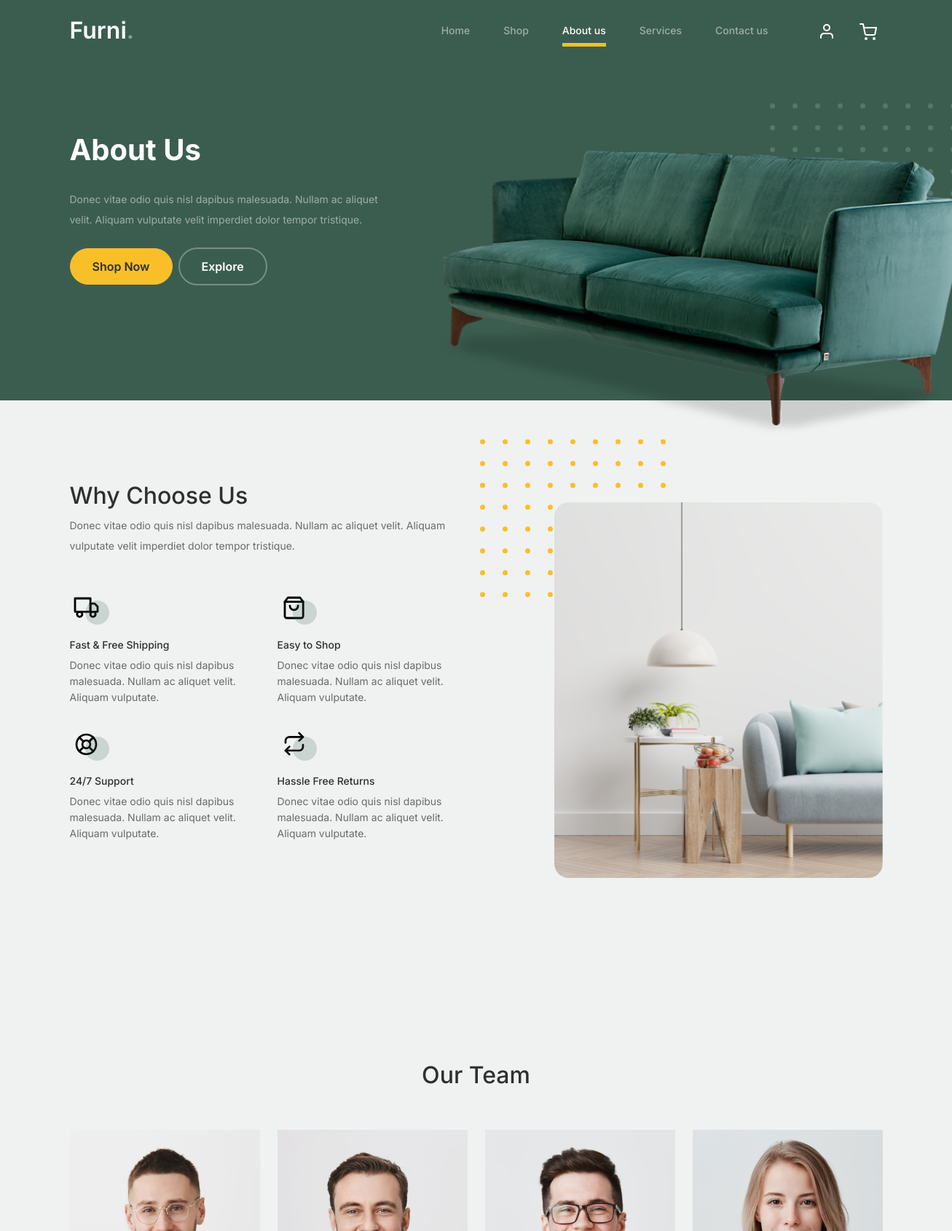
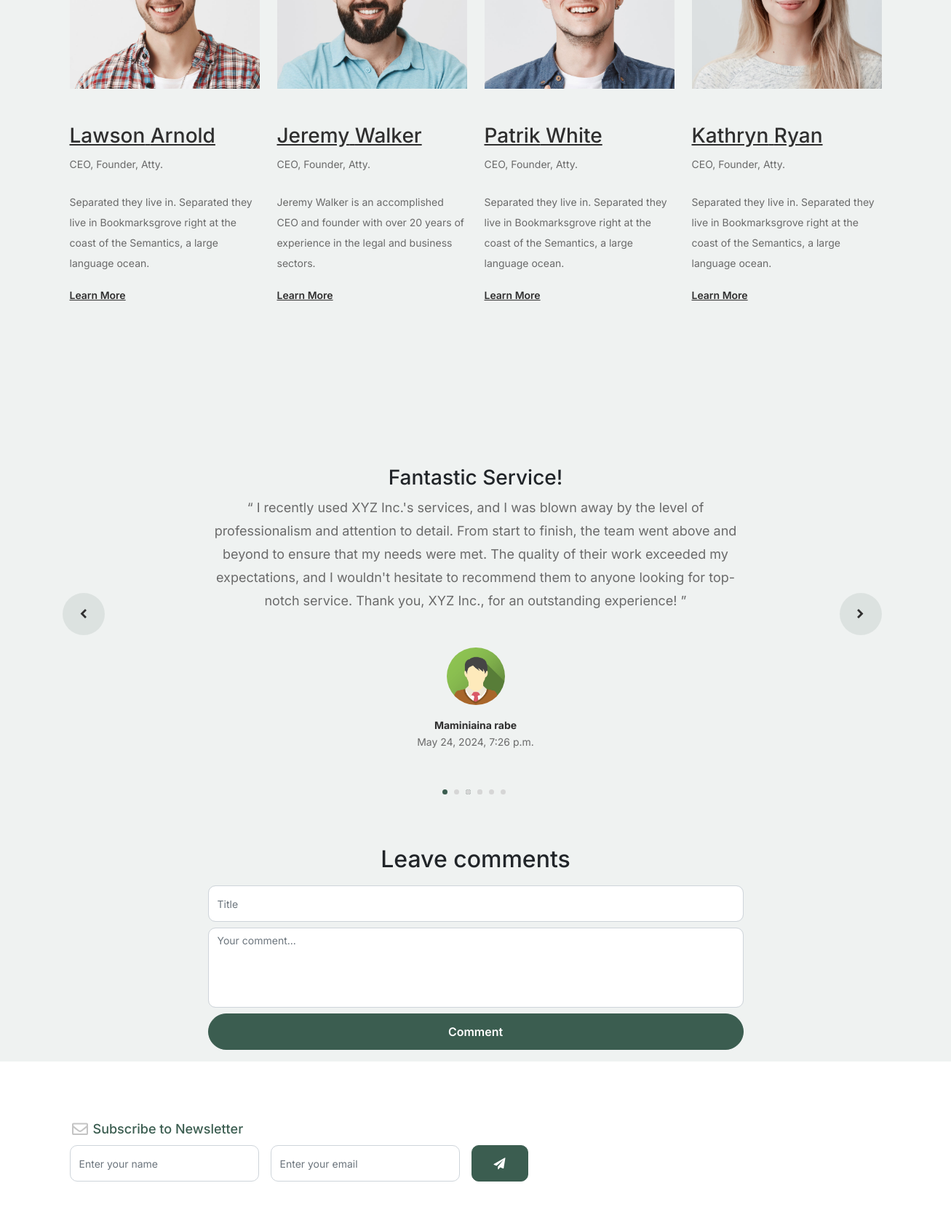
The page /about/ (signed in, upper part) on the database its author committed (2 pictures, top to bottom).
### about/models.py (models this page shows, shortened)
class Testimonials(models.Model):
    user = models.ForeignKey(Account, on_delete=models.CASCADE)
    title = models.CharField(max_length=50, blank=True)
    content = models.TextField(max_length=500)
    created_at = models.DateTimeField(auto_now_add=True)
    ip = models.CharField(max_length=20, blank=True)
    is_active = models.BooleanField(default=True)
    class Meta:
        verbose_name_plural = 'Testimonials'

### accounts/models.py (models this page shows, shortened)
class UserProfile(models.Model):
    user = models.OneToOneField(Account, on_delete=models.CASCADE)
    address_line_1 = models.CharField(max_length=100, blank=True)
    address_line_2 = models.CharField(max_length=100, blank=True)
    profile_picture = models.ImageField(blank=True, upload_to='userprofile/')
    city = models.CharField(max_length=50, blank=True)
    state = models.CharField(max_length=50, blank=True)
    country = models.CharField(max_length=50, blank=True)

class Account(AbstractBaseUser):
    first_name = models.CharField(max_length=150)
    last_name = models.CharField(max_length=150)
    username= models.CharField(max_length=150, unique=True)
    email = models.EmailField(max_length=100, unique=True)
    phone_number = models.CharField(max_length=50)
    date_joined = models.DateTimeField(auto_now_add=True)
    last_login = models.DateTimeField(auto_now_add=True)
    is_admin = models.BooleanField(default=False)
    is_staff = models.BooleanField(default=False)
    is_active = models.BooleanField(default=False)
    is_super_user = models.BooleanField(default=False)
    USERNAME_FIELD = 'email'
    REQUIRED_FIELDS = ['username', 'first_name', 'last_name']
    objects = MyAccountManager()
    @property
    def is_authenticated(self):
        return True

### about/views.py (the view)
# urls.py: path("", views.about, name='about'),
def about(request):
    testimonials = Testimonials.objects.filter(
        is_active=True
    )
    testimonial_per_user = []
    for testimonial in testimonials:
        try:
            profile = UserProfile.objects.get(user=testimonial.user)
            testimonial_per_user.append({
                'testimonial': testimonial,
                'profile':  profile
            })
        except UserProfile.DoesNotExist:
            testimonial_per_user.append({
                'testimonial': testimonial,
                'profile': profile
            })
    context = {
        'testimonials': testimonial_per_user,
    }
    return render(request, 'about/about.html', context)

### cart/context_processor.py (called while the page is built)
def counter(request):
    cart_count = 0
    if 'admin' in request.path:
        return {}
    else:
        try:
            cart = Cart.objects.filter(cart_id=_cart_id(request))
            if request.user.is_authenticated:
                cart_items = CartItem.objects.all().filter(user=request.user)
            else:
                cart_items = CartItem.objects.all().filter(cart=cart[:1])
            for cart_item in cart_items:
                cart_count += cart_item.quantity
        except Cart.DoesNotExist:
            cart_count = 0
    if cart_count > 9:
        cart_count = '9+'
    return dict(cart_count=cart_count)

### cart/views.py (called while the page is built)
def _cart_id(request):
    cart = request.session.session_key
    if not cart:
        cart = request.session.create()
    return cart

### chat/context_processor.py (called while the page is built, shortened)
def chat_context(request):
    if request.user.is_authenticated:
        username = request.user.username
        room_name = f'u{username}'
        if 'room_name' not in request.session or request.session['room_name'] != room_name:
            request.session['room_name'] = room_name
            request.session['username'] = username
            Room.objects.get_or_create(room_name=room_name)
    request.room_name = room_name
    request.username = username
    return {
        'chat_room_name': room_name,
        'chat_username': username,
    }

### chat/msg_context_processor.py (called while the page is built)
def room_message(request):
    room_name = request.session.get('room_name')
    print('Room name', room_name)
    if room_name:
        room, _ = Room.objects.get_or_create(room_name=room_name)
        get_messages = Message.objects.filter(room=room)
    else:
        get_messages = ['hello']
    return {
        'get_messages': get_messages,
    }

### templates/about/about.html (shortened to what this page needs)
{% extends 'base.html' %}
{% load static %}
{% block content %}
<div class="hero">
    <div class="container">
        <div class="row justify-content-between">
            <div class="col-lg-5">
                <div class="intro-excerpt">
                    <h1>About Us</h1>
                    <p class="mb-4">Donec vitae odio quis nisl dapibus malesuada. Nullam ac aliquet velit. Aliquam vulputate velit imperdiet dolor tempor tristique.</p>
                    <p><a href="{% url 'shop' %}" class="btn btn-secondary me-2">Shop Now</a><a href="{% url 'shop' %}" class="btn btn-white-outline">Explore</a></p>
                </div>
            </div>
            <div class="col-lg-7 d-none d-md-block">
                <div class="hero-img-wrap">
                    <img src="{% static 'images/couch.png' %}" class="img-fluid">
                </div>
            </div>
        </div>
    </div>
</div>
<div class="why-choose-section">
    <div class="container">
        <div class="row justify-content-between align-items-center">
            <div class="col-lg-6">
                <h2 class="section-title">Why Choose Us</h2>
                <p>Donec vitae odio quis nisl dapibus malesuada. Nullam ac aliquet velit. Aliquam vulputate velit imperdiet dolor tempor tristique.</p>
                <div class="row my-5">
                    <div class="col-6 col-md-6">
                        <div class="feature">
                            <div class="icon">
                                <img src="{% static 'images/truck.svg' %}" alt="Image" class="imf-fluid">
                            </div>
                            <h3>Fast &amp; Free Shipping</h3>
                            <p>Donec vitae odio quis nisl dapibus malesuada. Nullam ac aliquet velit. Aliquam vulputate.</p>
                        </div>
                    </div>
                    <div class="col-6 col-md-6">
                        <div class="feature">
                            <div class="icon">
                                <img src="{% static 'images/bag.svg' %}" alt="Image" class="imf-fluid">
                            </div>
                            <h3>Easy to Shop</h3>
                            <p>Donec vitae odio quis nisl dapibus malesuada. Nullam ac aliquet velit. Aliquam vulputate.</p>
                        </div>
                    </div>
                    <div class="col-6 col-md-6">
                        <div class="feature">
                            <div class="icon">
                                <img src="{%static 'images/support.svg' %}" alt="Image" class="imf-fluid">
                            </div>
                            <h3>24/7 Support</h3>
                            <p>Donec vitae odio quis nisl dapibus malesuada. Nullam ac aliquet velit. Aliquam vulputate.</p>
                        </div>
                    </div>
                    <div class="col-6 col-md-6">
                        <div class="feature">
                            <div class="icon">
                                <img src="{%static 'images/return.svg' %}" alt="Image" class="imf-fluid">
                            </div>
                            <h3>Hassle Free Returns</h3>
                            <p>Donec vitae odio quis nisl dapibus malesuada. Nullam ac aliquet velit. Aliquam vulputate.</p>
                        </div>
                    </div>
                </div>
            </div>
            <div class="col-lg-5">
                <div class="img-wrap">
                    <img src="{% static 'images/why-choose-us-img.jpg' %}" alt="Image" class="img-fluid">
                </div>
            </div>
        </div>
    </div>
</div>
<div class="untree_co-section">
    <div class="container">
        <div class="row mb-5">
            <div class="col-lg-5 mx-auto text-center">
                <h2 class="section-title">Our Team</h2>
            </div>
        </div>
        <div class="row">
            <div class="col-12 col-md-6 col-lg-3 mb-5 mb-md-0">
                <img src="{% static 'images/person_1.jpg' %}" class="img-fluid mb-5">
                <h3 clas><a href="#"><span class="">Lawson</span> Arnold</a></h3>
                <span class="d-block position mb-4">CEO, Founder, Atty.</span>
                <p>Separated they live in.
                Separated they live in Bookmarksgrove right at the coast of the Semantics, a large language ocean.</p>
                <p class="mb-0"><a href="#" class="more dark">Learn More </a></p>
            </div>
            <div class="col-12 col-md-6 col-lg-3 mb-5 mb-md-0">
                <img src="{% static 'images/person_2.jpg' %}" class="img-fluid mb-5">
                <h3>
                    <a href="#">
                        <span class="">Jeremy</span> Walker
                    </a>
                </h3>
                <span class="d-block position mb-4">CEO, Founder, Atty.</span>
                <p>Jeremy Walker is an accomplished CEO and founder with over 20 years of experience in the legal and business sectors.</p>
                <p class="mb-0">
                    <a class="more dark"
                        data-bs-toggle="modal"
                        data-bs-target="#modal2"
                        href="#"
                    >Learn More
                    </a>
                </p>
            </div>
            <div class="col-12 col-md-6 col-lg-3 mb-5 mb-md-0">
                <img src="{% static 'images/person_3.jpg' %}" class="img-fluid mb-5">
                <h3 clas><a href="#"><span class="">Patrik</span> White</a></h3>
                    <span class="d-block position mb-4">CEO, Founder, Atty.</span>
                    <p>Separated they live in.
                    Separated they live in Bookmarksgrove right at the coast of the Semantics, a large language ocean.</p>
                    <p class="mb-0"><a href="#" class="more dark">Learn More </a></p>
            </div>
            <div class="col-12 col-md-6 col-lg-3 mb-5 mb-md-0">
                <img src="{% static 'images/person_4.jpg' %}" class="img-fluid mb-5">
                <h3 clas><a href="#"><span class="">Kathryn</span> Ryan</a></h3>
                <span class="d-block position mb-4">CEO, Founder, Atty.</span>
                <p>Separated they live in.
                Separated they live in Bookmarksgrove right at the coast of the Semantics, a large language ocean.</p>
                <p class="mb-0"><a href="#" class="more dark">Learn More </a></p>
            </div>
        </div>
    </div>
</div>
<div class="testimonial-section">
    <div class="container">
        <div class="row justify-content-center">
            <div class="col-lg-12">
                <div class="testimonial-slider-wrap text-center">
                    <div id="testimonial-nav">
                        <span class="prev" data-controls="prev"><span class="fa fa-chevron-left"></span></span>
                        <span class="next" data-controls="next"><span class="fa fa-chevron-right"></span></span>
                    </div>
                    <div class="testimonial-slider">
                        {% for i in testimonials %}
                        <div class="item">
                            <h3 class="text-dark">{{i.testimonial.title}}</h3>
                            <div class="row justify-content-center">
                                <div class="col-lg-8 mx-auto">
                                    <div class="testimonial-block text-center">
                                        <blockquote class="mb-5">
                                            <p>&ldquo;
                                                {{ i.testimonial.content }}
                                            &rdquo;</p>
                                        </blockquote>
                                        <div class="author-info">
                                            <div class="author-pic">
                                                <img src="{{ i.profile.profile_picture.url }}" alt="Maria Jones" class="img-fluid">
                                            </div>
                                            <h3 class="font-weight-bold">{{i.testimonial.user.first_name}}</h3>
                                            <span class="position d-block mb-3">{{i.testimonial.created_at}}</span>
                                        </div>
                                    </div>
                                </div>
                            </div>
                        </div>
                        {% endfor %}
                    </div>
                </div>
            </div>
        </div>
    </div>
</div>
<section class="testimonials-comment">
    <div class="container">
        <div class="row mb-3">
            <div class="col-md-8 offset-md-2">
                <form action="{% url 'testimonial' %}" method="POST">
                    <div class="d-flex flex-column gap-2">
                        <div class="text-center">
                            <h2 class="text-dark">Leave comments</h2>
                        </div>
                        <input name="title" type="text" class="form-control" placeholder="Title">
                        <textarea name="content" rows="4" class="form-control" placeholder="Your comment..."></textarea>
                        {% if user.is_authenticated %}
                            <button class="btn btn-primary" type="submit">
                                Comment
                            </button>
                        {% endif %}
                    </div>
                </form>
            </div>
        </div>
    </div>
</section>
{% endblock %}

### static/css/tiny-slider.css (style rules this page uses)
.tns-slider { -webkit-transition:all 0s;-moz-transition:all 0s;transition:all 0s }
.tns-slider>.tns-item { -webkit-box-sizing:border-box;-moz-box-sizing:border-box;box-sizing:border-box }
.tns-horizontal.tns-subpixel { white-space:nowrap }
.tns-horizontal.tns-subpixel>.tns-item { display:inline-block;vertical-align:top;white-space:normal }

### funi/static/css/custom.css (style rules this page uses)
textarea { resize: none; }

### rows shown on the page
Testimonials: testimonial "Fantastic Service!", testimonial.content "I recently used XYZ Inc.'s services, and I was blown away by the level of professionalism and attention to detail. From start to finish, the team went above and beyond to ensure that my needs were met. The quality of their work exceeded my expectations, and I wouldn't hesitate to recommend them to anyone looking for top-notch service. Thank you, XYZ Inc., for an outstanding experience!", profile.profile_picture (picture), testimonial.user.first_name "Maminiaina rabe", testimonial.created_at "May 24, 2024, 7:26 p.m."
